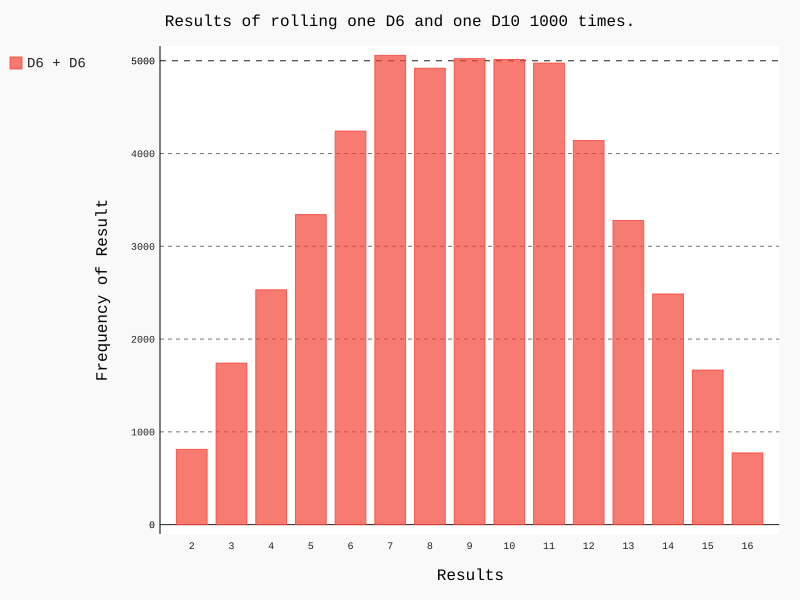

The script that drew this image:
import pygal
from die import Die

# 创建一个D6和一个D10
die_1 = Die()
die_2 = Die(10)

# 掷几次骰子，并将结果存储在一个列表中
results = []
for roll_num in range(50000):
    result = die_1.roll() + die_2.roll()
    results.append(result)

# 分析结果
frequencies = []
max_result = die_1.num_sides + die_2.num_sides
for value in range(2, max_result+1):
    frequency = results.count(value)
    frequencies.append(frequency)

# 对结果进行可视化
hist = pygal.Bar()

hist.title = "Results of rolling one D6 and one D10 1000 times."
hist.x_labels = ['2', '3', '4', '5', '6', '7', '8', '9', '10', '11', '12', '13', '14', '15', '16']
hist.x_title = "Results"
hist.y_title = "Frequency of Result"

hist.add('D6 + D6', frequencies)
hist.render_to_file('die_visual.svg')


print(frequencies)
